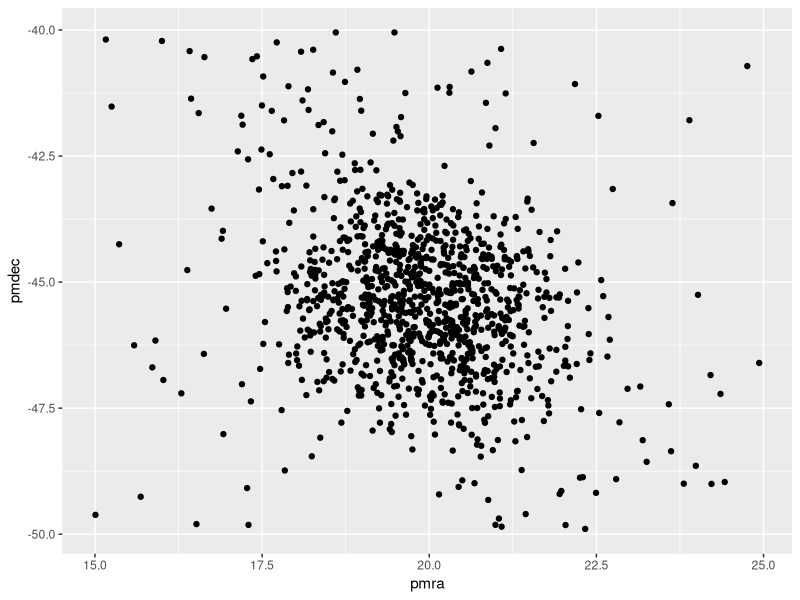
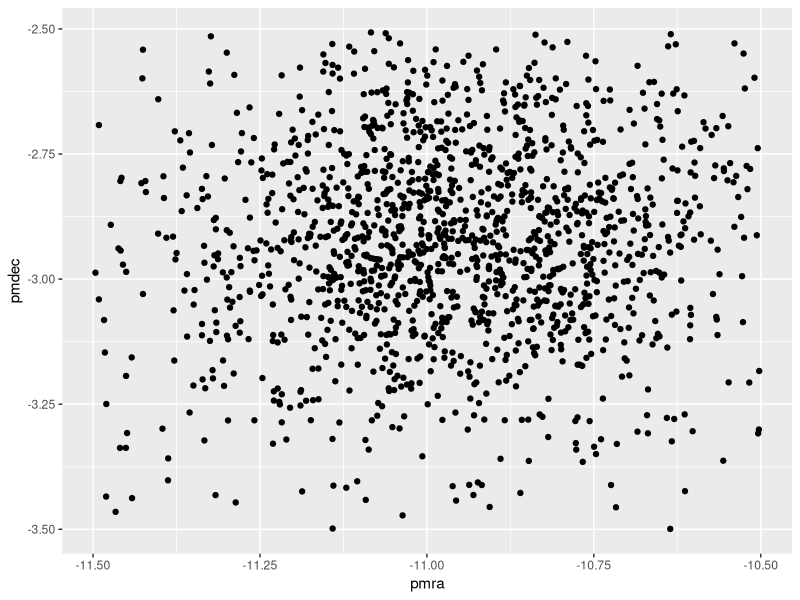
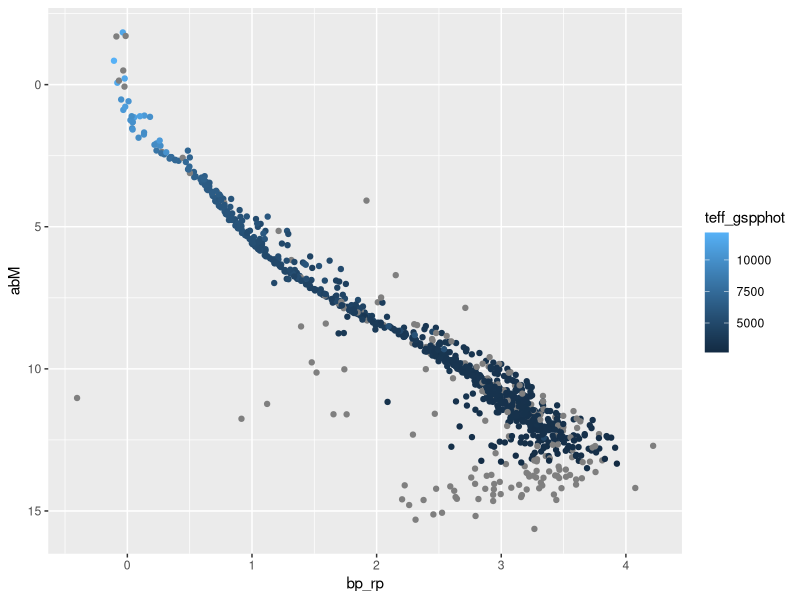
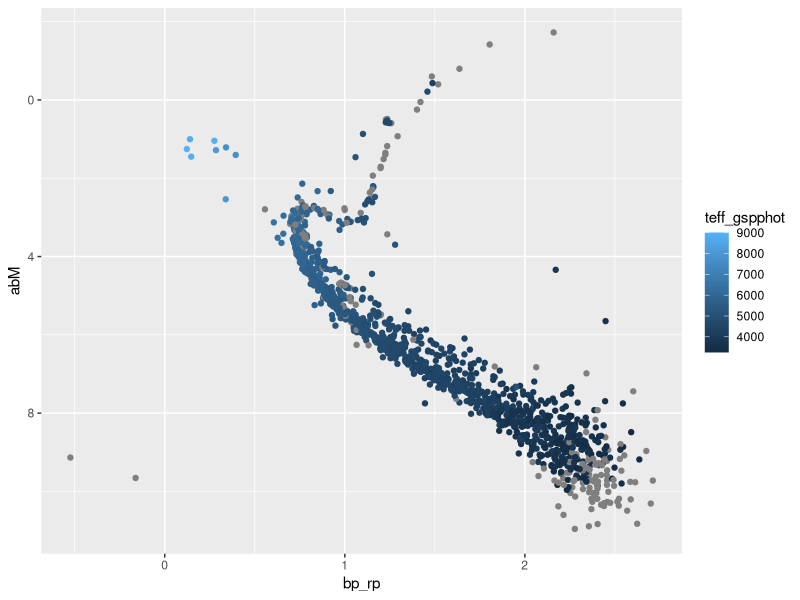

These charts were generated, in order, by the following R code:
## ---- chunk 1
knitr::opts_chunk$set(echo = TRUE)
library(ggplot2)
## ---- chunk 2
pleiades <- read.csv("Pleiades_4.csv")
pleiades$distparsecs <- 1/(pleiades$parallax/1000)
pleiades$abM <- pleiades$phot_g_mean_mag - (2.5 * log((pleiades$distparsecs/10)^2,10))


m67 <- read.csv("m67.csv")
m67$distparsecs <- 1/(m67$parallax/1000)
m67$abM <- m67$phot_g_mean_mag - (2.5 * log((m67$distparsecs/10)^2,10))




## ---- chunk 3
ggplot(pleiades, aes(x=pmra, y=pmdec )) +
  geom_point()

ggplot(m67, aes(x=pmra, y=pmdec )) +
  geom_point()

## ---- chunk 4

## ---- chunk 5
ggplot(pleiades, aes(x=bp_rp, y=abM)) +
  geom_point(aes(color = teff_gspphot))+ scale_y_reverse()

ggplot(m67, aes(x=bp_rp, y=abM)) +
  geom_point(aes(color = teff_gspphot))+ scale_y_reverse()

